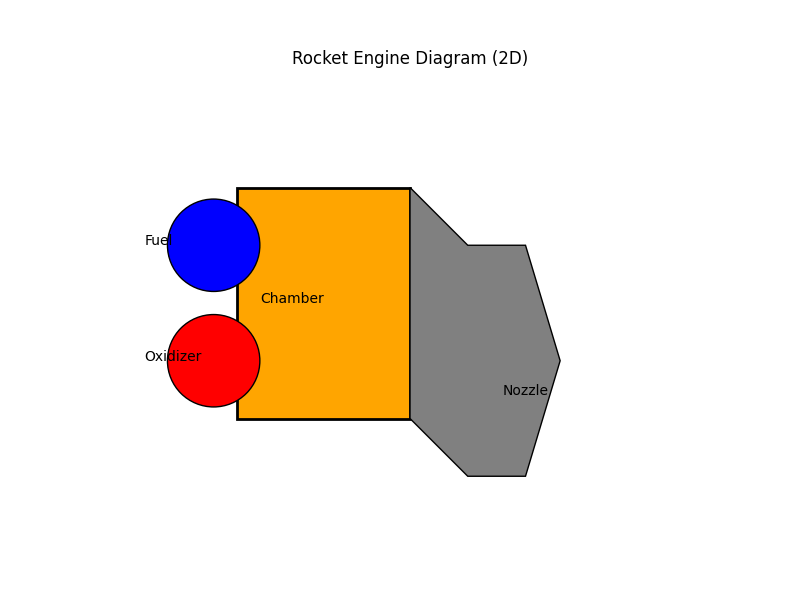

Write Python code to recreate this figure.
import matplotlib.pyplot as plt
import matplotlib
#matplotlib.use("Qt5Agg")  # O prueba "Qt5Agg" si TkAgg no funciona

import matplotlib.patches as patches

fig, ax = plt.subplots(figsize=(8, 6))

# Cámara de combustión
chamber = patches.Rectangle((1, 2), 1.5, 2, linewidth=2, edgecolor='black', facecolor='orange', label='Combustion Chamber')
ax.add_patch(chamber)

# Tobera convergente-divergente (simplificada)
nozzle = patches.Polygon([[2.5, 2], [3, 1.5], [3.5, 1.5], [3.8, 2.5], [3.5, 3.5], [3, 3.5], [2.5, 4]],
                         closed=True, edgecolor='black', facecolor='gray', label='Nozzle')
ax.add_patch(nozzle)

# Tanques de propulsante
fuel_tank = patches.Circle((0.8, 3.5), 0.4, facecolor='blue', edgecolor='black', label='Fuel Tank')
oxidizer_tank = patches.Circle((0.8, 2.5), 0.4, facecolor='red', edgecolor='black', label='Oxidizer Tank')
ax.add_patch(fuel_tank)
ax.add_patch(oxidizer_tank)

# Etiquetas
ax.text(0.2, 3.5, "Fuel", fontsize=10)
ax.text(0.2, 2.5, "Oxidizer", fontsize=10)
ax.text(1.2, 3, "Chamber", fontsize=10)
ax.text(3.3, 2.2, "Nozzle", fontsize=10)

# Configuración de ejes
ax.set_xlim(0, 5)
ax.set_ylim(1, 5)
ax.set_aspect('equal')
ax.axis('off')
plt.title("Rocket Engine Diagram (2D)")
plt.savefig("Nozzle.png")

